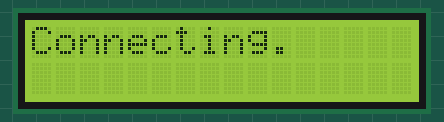
This sketch was run on a simulated ESP8266 (NodeMCU). Parts: 16×2 character LCD. WiFi joins after 1.5 s; servers stay silent unless stated; uploads are accepted with an empty reply; the local clock reads 2024-03-15 10:24:30 at power-on unless the sketch sets it; web services answer with replies made up by the test bench.

Above: at 0.6 s.
At 1.6 s:
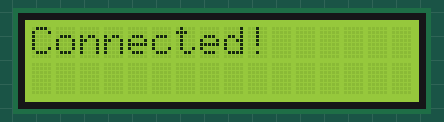

Measured:
- what the display in image 1 shows lasts 1.0 s, from 1.6 s to 2.6 s

The sketch:

main.ino
```cpp
#include <LiquidCrystal.h>
#include <ESP8266WiFi.h>
#include <ESP8266HTTPClient.h>
#include <ArduinoJson.h>

static const char* aqi = "http://api.airvisual.com/v2/city?city=YourCity&state=TheStateYourCityIsIn&country=TheCountryYourStateIsIn&key=YOUR_REGISTERED_API_KEY";
static const char* time_url = "http://worldtimeapi.org/api/timezone/TheContinentYourCityIsIn/YourCity";


// This is how I mapped my pins, you might map yours any other way so long as you connect them the right way
static const uint8_t D0   = 16;
static const uint8_t D1   = 5;
static const uint8_t D4   = 2;
static const uint8_t D5   = 14;
static const uint8_t D6   = 12;
static const uint8_t D7   = 13;


// Interval between subsequent http requests
const int TIME_TO_SLEEP = 10 * 60 * 1000;

// Initialize the library with the numbers of the interface pins
LiquidCrystal lcd(D1, D0, D4, D5, D6, D7);

void setup() {
  // Set up the LCD's number of columns and rows:
  lcd.begin(16, 2);

  Serial.begin(115200);
  Serial.println();

  WiFi.begin("NameOfYourWiFiAP", "WifiPassword");

  lcd.print("Connecting");
  int i = 0;
  while (WiFi.status() != WL_CONNECTED) {
    if (i % 4 == 0) {
      lcd.clear();
      lcd.print("Connecting");
    }
    delay(500);
    lcd.print(".");
    i++;
  }
  lcd.clear();
  lcd.print("Connected!");
  delay(1000);

}

void loop() {
  WiFiClient client;
  HTTPClient http;

  // JSON structs to which we'll deserialize our data
  JsonDocument aqi_doc;
  JsonDocument time_doc;

  lcd.clear();
  http.begin(client, aqi);

  // Send HTTP GET request
  // We have to set this in order for the deserializeJson() to work with http.getStream()
  http.useHTTP10(true);
  int httpResponseCode_aqi = http.GET();

  if (httpResponseCode_aqi==200) {
    http.begin(client, time_url);
    int httpResponseCode_time = http.GET();

    if (httpResponseCode_time==200) {

      deserializeJson(aqi_doc, http.getStream());
      deserializeJson(time_doc, http.getStream());

      int aqius = aqi_doc["data"]["current"]["pollution"]["aqius"];
      const char* time_data = time_doc["datetime"];
      int year, month, day, hour, minute, second;
      sscanf(time_data, "%d-%d-%dT%d:%d:%d", &year, &month, &day, &hour, &minute, &second);

      lcd.printf("AQI: %d", aqius);
      lcd.setCursor(0, 1);
      lcd.printf("At %d:%s%d", hour, minute < 10 ? "0" : "", minute);
      Serial.println(aqius);
    } else {
      lcd.printf("Error time: %d", httpResponseCode_time);
      Serial.print("Error code: ");
      Serial.println(httpResponseCode_time);
    }
  } else {
    lcd.printf("Error aqi: %d", httpResponseCode_aqi);
    Serial.print("Error code: ");
    Serial.println(httpResponseCode_aqi);
  }
  // Free resources
  http.end();
  delay(TIME_TO_SLEEP);
}
```
